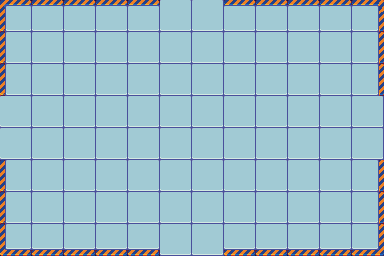

A 2D game scene composited from a Tiled map and its tileset images. What follows is a short description and the map's XML, with each tile layer's data collapsed to a summary:
An orthogonal 12x8 tile map with 32x32 px tiles, 1 tile layer (Camada de Tiles 1) and 9 objects.

<map version="1.0" orientation="orthogonal" renderorder="left-up" width="12" height="8" tilewidth="32" tileheight="32" nextobjectid="13">
 <tileset firstgid="1" name="ground" tilewidth="32" tileheight="32" tilecount="60" columns="10">
  <image source="ground.png" width="320" height="192" />
 </tileset>
 <layer name="Camada de Tiles 1" width="12" height="8">
  <data>[96 cells, 96 non-empty, 9 distinct tile ids]</data>
 </layer>
 <objectgroup name="Wall">
  <object id="1" x="158" y="249" height="0.5" />
  <object id="2" x="-0.5" y="249.5" width="159.5" height="6.5" />
  <object id="3" x="0" y="159" width="5" height="97" />
  <object id="4" x="0" y="-1" width="5" height="96.5" />
  <object id="8" x="-1.5" y="-0.5" width="161" height="5.5" />
  <object id="9" x="223.5" y="0" width="160" height="4.5" />
  <object id="10" x="377.5" y="0" width="6.5" height="94.5" />
  <object id="11" x="378.5" y="159.5" width="6" height="96" />
  <object id="12" x="223.5" y="248.5" width="155.5" height="7" />
 </objectgroup>
</map>
